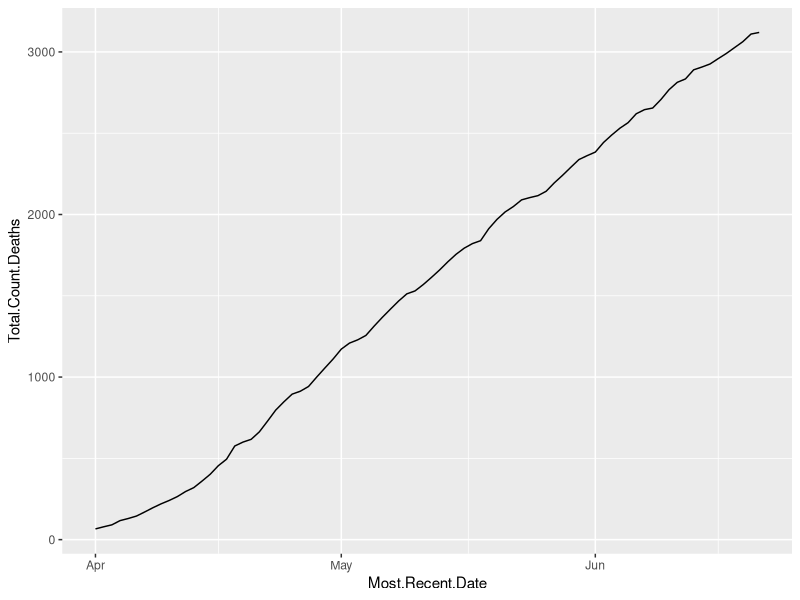
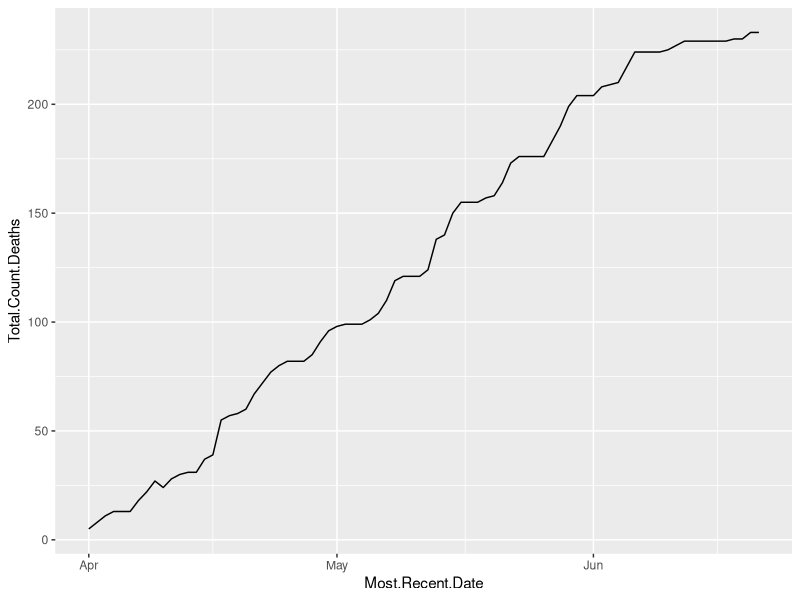
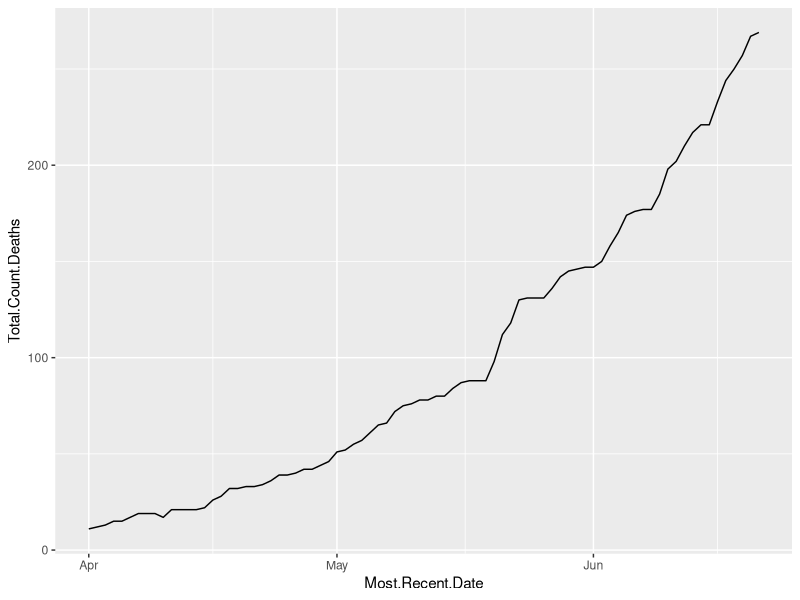
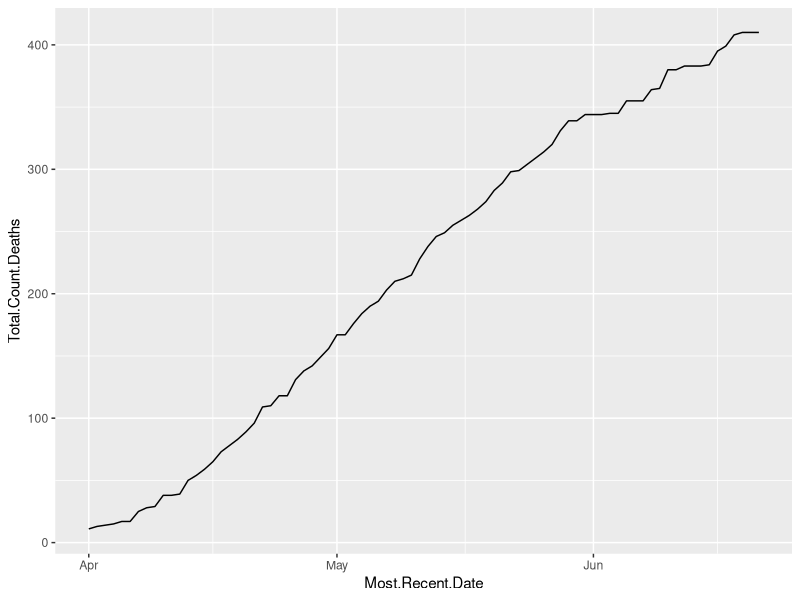
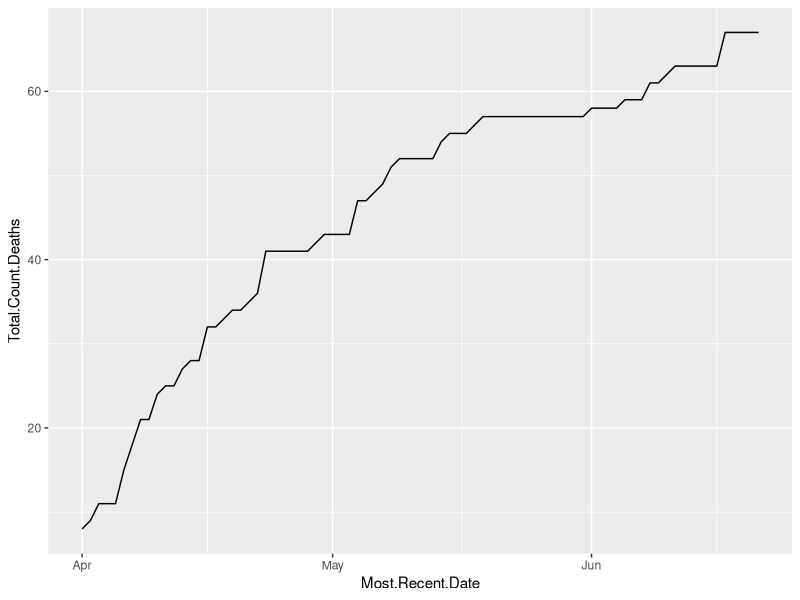
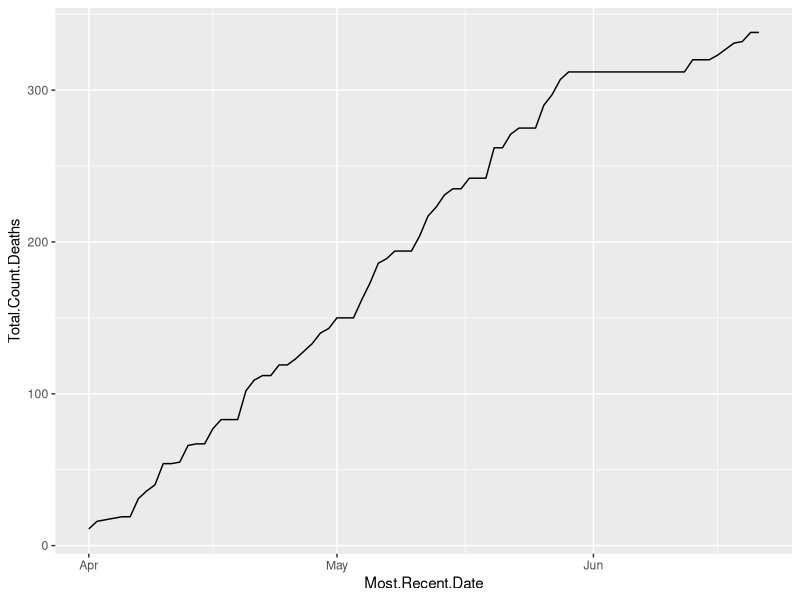
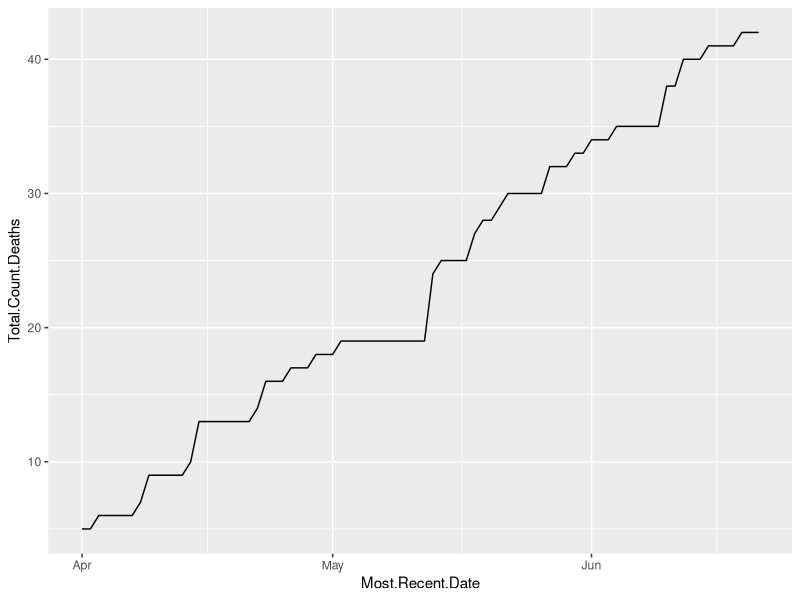
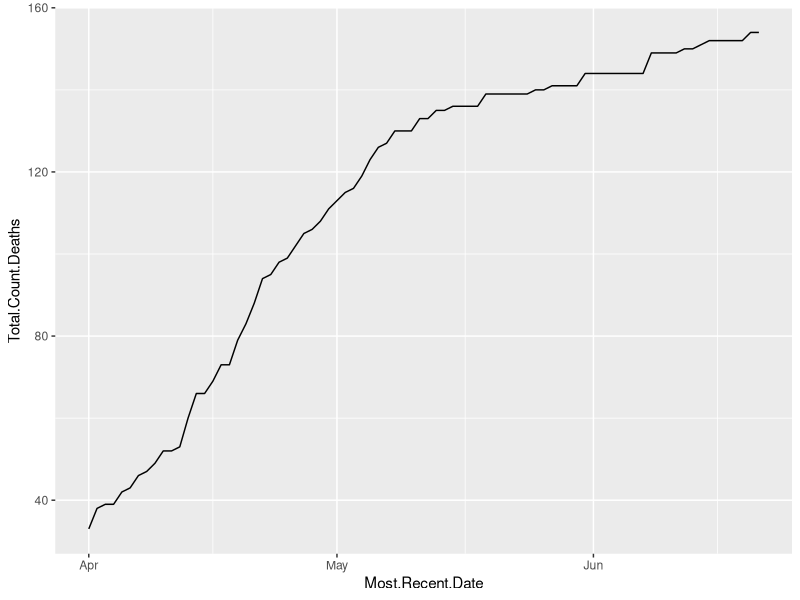

These charts were generated, in order, by the following R code: (Note: this script raises an error after producing the figures.)
# R_Plotting_Practice.R
# Author: Punit Sundar
# Last Updated: June 24, 2020
# Purpose: Using the given COVID19 csv file, practice using R.
# Goal: To create an R GUI for COVID19 data


# Packages & libraries
install.packages("ggplot2")
install.packages("tidyverse")

library(ggplot2)
library(tidyverse)
library(stringr)

# Change working directory 
setwd("/Users/punitsundar/Documents/Summer_2020/R_Practice/R_Practice_Project")
data <- read.csv("covid19data.csv", header = TRUE,sep = ",")

# Removes all rows that have any number of NA's in them
na_data <- na.omit(data)  

# Removes rows that have "Unassigned" county name
tidy_data <- na_data[!(na_data$County.Name=="Unassigned"),]
tidy_data <- droplevels(tidy_data)

county_names <- levels(tidy_data$County.Name)
print(county_names)

# Check if any row has "Unassigned"
#for(row in tidy_data[,1]) {
#    if(row == "Unassigned") {
#        print("PRESENT")
#    }
#}


# Function to create time series plot for Most Recent Date & Death Count Plot
plot_time_series_confirmed <- function(name) {
        county <- tidy_data[(tidy_data$County.Name==name),]
        county$Most.Recent.Date <- as.Date(county$Most.Recent.Date,'%m/%d/%Y')
        ggplot(data = county, aes(Most.Recent.Date, Total.Count.Deaths)) +
                geom_line()
}


# List of county names
c_names <- unique(tidy_data$County.Name)
print(c_names)

# Saves each plot pdf in folder (58 total)
for(county in c_names) {
        county_name <- str_replace_all(county,fixed(" "),"")
        pdf_name <- paste(county,".pdf",sep='')
        my_plot <- plot_time_series_confirmed(county)
        ggsave(filename = pdf_name, plot = my_plot, 
               device = "pdf", path = "Plot_Pictures/",
               width = 5, height = 5)
}
